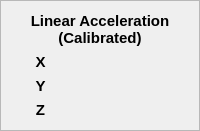
             <widget class="QFrame" name="acc_calib_frame">
              <property name="sizePolicy">
               <sizepolicy hsizetype="Preferred" vsizetype="Expanding">
                <horstretch>0</horstretch>
                <verstretch>0</verstretch>
               </sizepolicy>
              </property>
              <property name="minimumSize">
               <size>
                <width>160</width>
                <height>0</height>
               </size>
              </property>
              <property name="frameShape">
               <enum>QFrame::StyledPanel</enum>
              </property>
              <property name="frameShadow">
               <enum>QFrame::Raised</enum>
              </property>
              <layout class="QGridLayout" name="gridLayout_11">
               <item row="1" column="1" colspan="2">
                <widget class="QLabel" name="acc_calib_x_value">
                 <property name="font">
                  <font>
                   <pointsize>12</pointsize>
                  </font>
                 </property>
                 <property name="text">
                  <string>&lt;value&gt;</string>
                 </property>
                 <property name="alignment">
                  <set>Qt::AlignCenter</set>
                 </property>
                </widget>
               </item>
               <item row="3" column="1" colspan="2">
                <widget class="QLabel" name="acc_calib_z_value">
                 <property name="font">
                  <font>
                   <pointsize>12</pointsize>
                  </font>
                 </property>
                 <property name="text">
                  <string>&lt;value&gt;</string>
                 </property>
                 <property name="alignment">
                  <set>Qt::AlignCenter</set>
                 </property>
                </widget>
               </item>
               <item row="1" column="0">
                <widget class="QLabel" name="acc_calib_x_text">
                 <property name="font">
                  <font>
                   <pointsize>11</pointsize>
                   <weight>75</weight>
                   <bold>true</bold>
                  </font>
                 </property>
                 <property name="text">
                  <string>X</string>
                 </property>
                 <property name="alignment">
                  <set>Qt::AlignCenter</set>
                 </property>
                </widget>
               </item>
               <item row="3" column="0">
                <widget class="QLabel" name="acc_calib_z_text">
                 <property name="font">
                  <font>
                   <pointsize>11</pointsize>
                   <weight>75</weight>
                   <bold>true</bold>
                  </font>
                 </property>
                 <property name="text">
                  <string>Z</string>
                 </property>
                 <property name="alignment">
                  <set>Qt::AlignCenter</set>
                 </property>
                </widget>
               </item>
               <item row="2" column="1" colspan="2">
                <widget class="QLabel" name="acc_calib_y_value">
                 <property name="font">
                  <font>
                   <pointsize>12</pointsize>
                  </font>
                 </property>
                 <property name="text">
                  <string>&lt;value&gt;</string>
                 </property>
                 <property name="alignment">
                  <set>Qt::AlignCenter</set>
                 </property>
                </widget>
               </item>
               <item row="0" column="0" colspan="3">
                <widget class="QLabel" name="acc_calib_frame_title">
                 <property name="font">
                  <font>
                   <pointsize>11</pointsize>
                   <weight>75</weight>
                   <bold>true</bold>
                  </font>
                 </property>
                 <property name="text">
                  <string>Linear Acceleration
(Calibrated)</string>
                 </property>
                 <property name="alignment">
                  <set>Qt::AlignCenter</set>
                 </property>
                </widget>
               </item>
               <item row="2" column="0">
                <widget class="QLabel" name="acc_calib_y_text">
                 <property name="font">
                  <font>
                   <pointsize>11</pointsize>
                   <weight>75</weight>
                   <bold>true</bold>
                  </font>
                 </property>
                 <property name="text">
                  <string>Y</string>
                 </property>
                 <property name="alignment">
                  <set>Qt::AlignCenter</set>
                 </property>
                </widget>
               </item>
              </layout>
             </widget>
